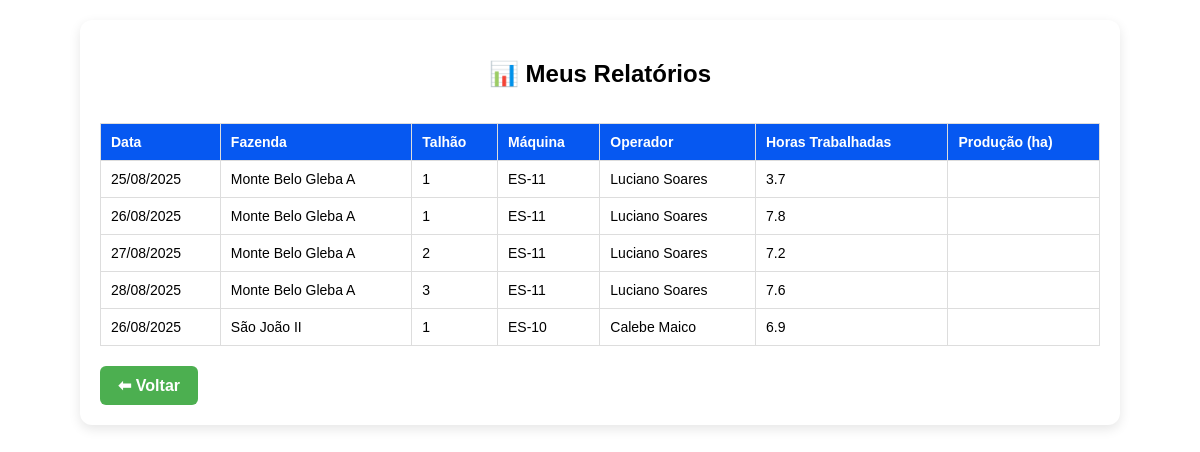
The page /meus-relatorios (signed in) on the database as committed earlier.
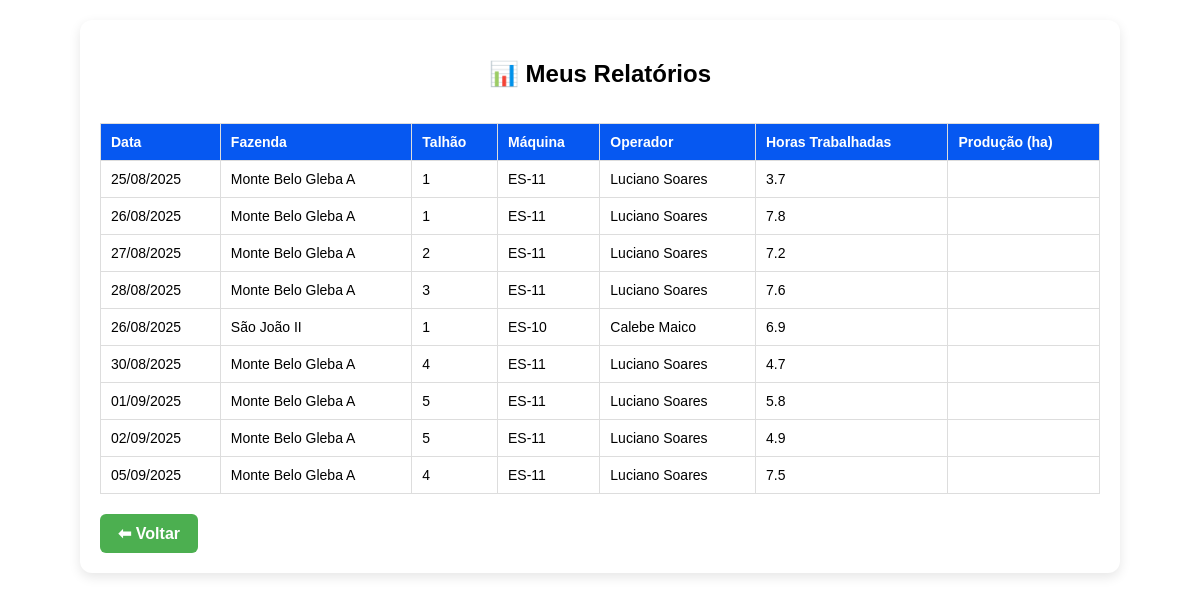
The same page on the database as committed later.
### models.py (models this page shows)
class Report(db.Model):
    id = db.Column(db.Integer, primary_key=True)
    user_id = db.Column(db.Integer, db.ForeignKey('user.id'), nullable=False)
    data = db.Column(db.String(20), nullable=False)
    fazenda = db.Column(db.String(100))
    talhao = db.Column(db.String(100))
    turno = db.Column(db.String(50))
    status = db.Column(db.String(50))
    maquina = db.Column(db.String(100))
    operador = db.Column(db.String(100))
    horimetro_inicial = db.Column(db.String(20))
    horimetro_final = db.Column(db.String(20))
    horas_trabalhadas = db.Column(db.String(20))
    producao_ha = db.Column(db.String(50))
    equipe_transporte = db.Column(db.String(50))
    dds_cafe = db.Column(db.String(50))
    transporte_pracha = db.Column(db.String(50))
    manutencoes = db.Column(db.Text)  # JSON em texto

### app.py (the view)
@app.route('/meus-relatorios')
@login_required
def meus_relatorios():
    relatorios = Report.query.filter_by(user_id=current_user.id).all()
    return render_template("meus_relatorios.html", relatorios=relatorios)

### app.py (called while the page is built)
@login_manager.user_loader
def load_user(user_id):
    return User.query.get(int(user_id))

### templates/meus_relatorios.html (shortened to what this page needs)
<!DOCTYPE html>
<html lang="pt-br">
<head>
    <link rel="stylesheet" href="{{ url_for('static', filename='style.css') }}">
</head>
<body>
    <div class="container">
        <h2>📊 Meus Relatórios</h2>
        {% if relatorios %}
            <div class="table-container">
                <table class="relatorios-table">
                    <thead>
                        <tr>
                            <th>Data</th>
                            <th>Fazenda</th>
                            <th>Talhão</th>
                            <th>Máquina</th>
                            <th>Operador</th>
                            <th>Horas Trabalhadas</th>
                            <th>Produção (ha)</th>
                        </tr>
                    </thead>
                    <tbody>
                        {% for r in relatorios %}
                        <tr>
                            <td>{{ r.data }}</td>
                            <td>{{ r.fazenda }}</td>
                            <td>{{ r.talhao }}</td>
                            <td>{{ r.maquina }}</td>
                            <td>{{ r.operador }}</td>
                            <td>{{ r.horas_trabalhadas }}</td>
                            <td>{{ r.producao_ha }}</td>
                        </tr>
                        {% endfor %}
                    </tbody>
                </table>
            </div>
        {% else %}
            <p class="sem-dados">Nenhum relatório encontrado.</p>
        {% endif %}
        <div class="actions">
            <a href="{{ url_for('index') }}" class="btn-voltar">⬅ Voltar</a>
        </div>
    </div>
</body>
</html>

### static/style.css (style rules this page uses)
.container { max-width: 1000px; margin: 20px auto; padding: 20px; background: #fff; border-radius: 12px; box-shadow: 0 4px 12px rgba(0,0,0,0.1); font-family: Arial, sans-serif; }
h2 { text-align: center; margin-bottom: 20px; }
table { width: 100%; border-collapse: collapse; margin-top: 15px; font-size: 14px; }
table thead { background: #007bff; color: #fff; }
table th, table td { padding: 10px; text-align: left; border-bottom: 1px solid #ddd; }
.btn-voltar { display: inline-block; padding: 10px 18px; margin-top: 20px; background-color: #4CAF50; color: white; text-decoration: none; border-radius: 6px; font-weight: bold; transition: background 0.3s ease, transform 0.2s ease; }
table { width: 100%; border-collapse: collapse; margin-top: 15px; }
th, td { border: 1px solid #ddd; padding: 8px; text-align: center; }
th { background-color: #0658f1; font-weight: bold; }
.table-container { width: 100%; overflow-x: auto; }

Rows that differ between the two databases and show on the page:
added Report: data "30/08/2025", fazenda "Monte Belo Gleba A", talhao "4", maquina "ES-11", operador "Luciano Soares", horas_trabalhadas "4.7"
added Report: data "01/09/2025", fazenda "Monte Belo Gleba A", talhao "5", maquina "ES-11", operador "Luciano Soares", horas_trabalhadas "5.8"
added Report: data "02/09/2025", fazenda "Monte Belo Gleba A", talhao "5", maquina "ES-11", operador "Luciano Soares", horas_trabalhadas "4.9"
added Report: data "05/09/2025", fazenda "Monte Belo Gleba A", talhao "4", maquina "ES-11", operador "Luciano Soares", horas_trabalhadas "7.5"
